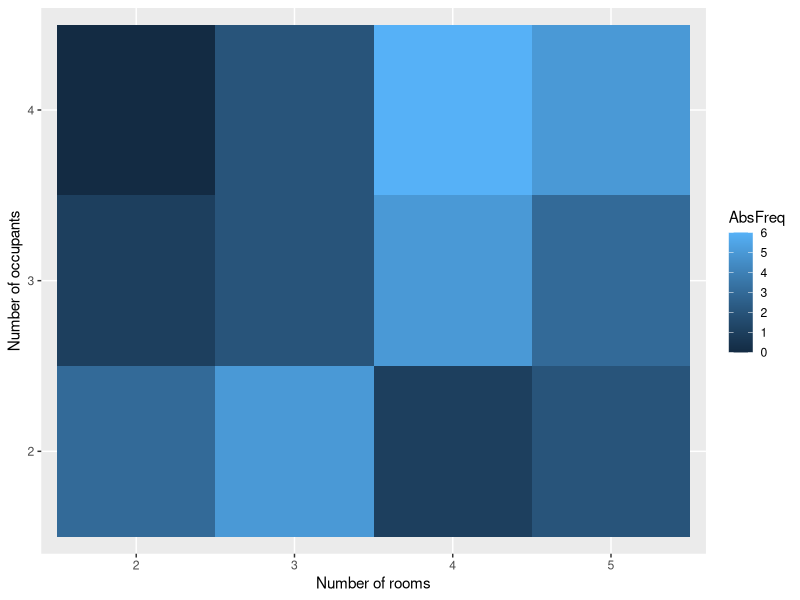

This chart was generated by the following R code:
d <- read.csv("correlation_data.csv", header = FALSE)

T <- as.data.frame(table(d$V1, d$V2))
colnames(T) <- c("X", "Y", "AbsFreq")
T <- T[order(T$X, T$Y), ]
T$RelFreq <- T$AbsFreq / nrow(d)
T$CumAbsFreq <- cumsum(T$AbsFreq)
T$CumRelFreq <- cumsum(T$AbsFreq) / nrow(d)
T$RelFreq <- round(T$RelFreq, digits = 3)
T$CumRelFreq <- round(T$CumRelFreq, digits = 3)

library(ggplot2)
H <- T[, c(1, 2, 3)]
svg("correlation_result.svg")
print(ggplot(data = H, aes(X, Y, fill = AbsFreq)) +
      geom_tile() +
      labs(x = "Number of rooms", y = "Number of occupants"))
dev.off()

write.table(T, "correlation_result.csv", sep = ',',
            row.names = FALSE, col.names = FALSE)
